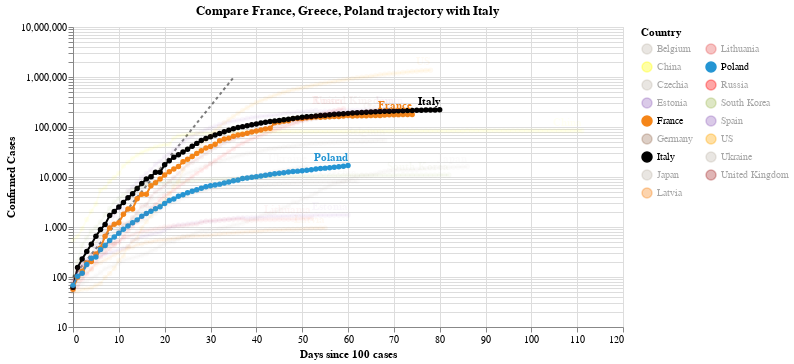

Write notebook code for a chart like this one.
### Code cell
#hide_input
chart2 = make_since_chart(dff2, ['France', 'Greece', 'Poland'], baseline_countries)
chart2

### Figure 1 — Vega-Lite specification as saved in the notebook (floating-point values rounded to 4 significant figures; data arrays with more than 128 entries replaced by an {"elided": "..."} marker saying what was removed)
{"config": {"view": {"continuousWidth": 400, "continuousHeight": 300}}, "layer": [{"data": {"name": "data-628230001892d6798b50651be41d1b3e"}, "mark": {"type": "line", "color": "black", "opacity": 0.5, "strokeDash": [3, 3]}, "encoding": {"x": {"type": "quantitative", "field": "Days since 100 cases"}, "y": {"type": "quantitative", "field": "Confirmed Cases"}}}, {"data": {"name": "data-a16954299549f4c0b2c47edb9effd117"}, "mark": {"type": "line", "point": true}, "encoding": {"color": {"type": "nominal", "field": "Country", "legend": {"columns": 2}, "scale": {"domain": ["Belgium", "China", "Czechia", "Estonia", "France", "Germany", "Italy", "Japan", "Latvia", "Lithuania", "Poland", "Russia", "South Korea", "Spain", "US", "Ukraine", "United Kingdom"], "range": ["#C1B7AD", "yellow", "#C1B7AD", "#9467bd", "#F58518", "#9D755D", "black", "#C1B7AD", "#F58518", "#E45756", "#2495D3", "red", "#A1BA59", "#9467bd", "orange", "#C1B7AD", "brown"]}}, "opacity": {"condition": {"value": 1, "selection": "selector005"}, "value": 0.05}, "tooltip": [{"type": "nominal", "field": "Country"}, {"type": "temporal", "field": "Date"}, {"type": "quantitative", "field": "Confirmed Cases"}, {"type": "quantitative", "field": "Days since 100 cases"}], "x": {"type": "quantitative", "field": "Days since 100 cases"}, "y": {"type": "quantitative", "field": "Confirmed Cases", "scale": {"type": "log"}}}, "selection": {"selector005": {"type": "multi", "fields": ["Country"], "bind": "legend", "init": [{"Country": "France"}, {"Country": "Greece"}, {"Country": "Poland"}, {"Country": "Italy"}]}}, "width": 550}, {"data": {"name": "data-a16954299549f4c0b2c47edb9effd117"}, "mark": {"type": "text", "align": "right", "dy": -8, "fontWeight": "bold"}, "encoding": {"color": {"type": "nominal", "field": "Country", "legend": {"columns": 2}, "scale": {"domain": ["Belgium", "China", "Czechia", "Estonia", "France", "Germany", "Italy", "Japan", "Latvia", "Lithuania", "Poland", "Russia", "South Korea", "Spain", "US", "Ukraine", "United Kingdom"], "range": ["#C1B7AD", "yellow", "#C1B7AD", "#9467bd", "#F58518", "#9D755D", "black", "#C1B7AD", "#F58518", "#E45756", "#2495D3", "red", "#A1BA59", "#9467bd", "orange", "#C1B7AD", "brown"]}}, "opacity": {"condition": {"value": 1, "selection": "selector005"}, "value": 0.05}, "text": {"type": "nominal", "field": "Country"}, "tooltip": [{"type": "nominal", "field": "Country"}, {"type": "temporal", "field": "Date"}, {"type": "quantitative", "field": "Confirmed Cases"}, {"type": "quantitative", "field": "Days since 100 cases"}], "x": {"type": "quantitative", "field": "Days since 100 cases"}, "y": {"type": "quantitative", "field": "Confirmed Cases", "scale": {"type": "log"}}}, "transform": [{"filter": "(datum['Date'] >= 1589241600000)"}], "width": 550}], "title": "Compare France, Greece, Poland trajectory with Italy", "$schema": "https://vega.github.io/schema/vega-lite/v4.0.2.json", "datasets": {"data-628230001892d6798b50651be41d1b3e": [{"Days since 100 cases": 0, "Confirmed Cases": 100.0}, {"Days since 100 cases": 1, "Confirmed Cases": 130.0}, {"Days since 100 cases": 2, "Confirmed Cases": 169.0}, {"Days since 100 cases": 3, "Confirmed Cases": 219.7}, {"Days since 100 cases": 4, "Confirmed Cases": 285.6}, {"Days since 100 cases": 5, "Confirmed Cases": 371.3}, {"Days since 100 cases": 6, "Confirmed Cases": 482.7}, {"Days since 100 cases": 7, "Confirmed Cases": 627.5}, {"Days since 100 cases": 8, "Confirmed Cases": 815.7}, {"Days since 100 cases": 9, "Confirmed Cases": 1060.0}, {"Days since 100 cases": 10, "Confirmed Cases": 1379.0}, {"Days since 100 cases": 11, "Confirmed Cases": 1792.0}, {"Days since 100 cases": 12, "Confirmed Cases": 2330.0}, {"Days since 100 cases": 13, "Confirmed Cases": 3029.0}, {"Days since 100 cases": 14, "Confirmed Cases": 3937.0}, {"Days since 100 cases": 15, "Confirmed Cases": 5119.0}, {"Days since 100 cases": 16, "Confirmed Cases": 6654.0}, {"Days since 100 cases": 17, "Confirmed Cases": 8650.0}, {"Days since 100 cases": 18, "Confirmed Cases": 11250.0}, {"Days since 100 cases": 19, "Confirmed Cases": 14620.0}, {"Days since 100 cases": 20, "Confirmed Cases": 19000.0}, {"Days since 100 cases": 21, "Confirmed Cases": 24710.0}, {"Days since 100 cases": 22, "Confirmed Cases": 32120.0}, {"Days since 100 cases": 23, "Confirmed Cases": 41750.0}, {"Days since 100 cases": 24, "Confirmed Cases": 54280.0}, {"Days since 100 cases": 25, "Confirmed Cases": 70560.0}, {"Days since 100 cases": 26, "Confirmed Cases": 91730.0}, {"Days since 100 cases": 27, "Confirmed Cases": 119300.0}, {"Days since 100 cases": 28, "Confirmed Cases": 155000.0}, {"Days since 100 cases": 29, "Confirmed Cases": 201500.0}, {"Days since 100 cases": 30, "Confirmed Cases": 262000.0}, {"Days since 100 cases": 31, "Confirmed Cases": 340600.0}, {"Days since 100 cases": 32, "Confirmed Cases": 442800.0}, {"Days since 100 cases": 33, "Confirmed Cases": 575600.0}, {"Days since 100 cases": 34, "Confirmed Cases": 748300.0}, {"Days since 100 cases": 35, "Confirmed Cases": 972800.0}], "data-a16954299549f4c0b2c47edb9effd117": {"elided": "1210 records"}}}
